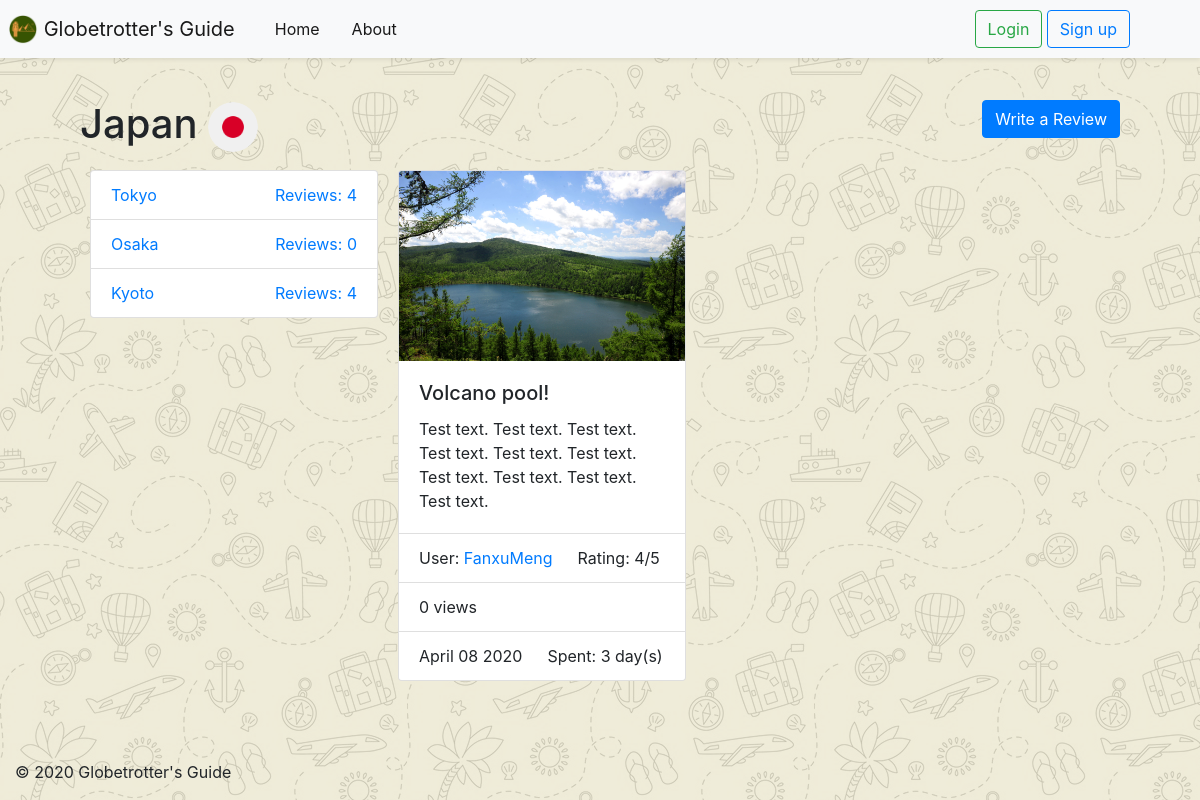
Page /GlobetrottersGuide/asia/japan/ on the committed database.
### GlobetrottersGuide/models.py (models this page shows, shortened)
class Country(models.Model):
    NAME_MAX_LENGTH = 128
    continent = models.ForeignKey(Continent, on_delete=models.CASCADE)
    name = models.CharField(max_length=128, unique=True)
    views = models.IntegerField(default=0)
    likes = models.IntegerField(default=0)
    flag = models.ImageField(upload_to='flags',blank=True)
    slug = models.SlugField(unique=True)
    reviewNum = 0
    class Meta:
        verbose_name_plural = 'Countries'

class City(models.Model):
    NAME_MAX_LENGTH = 128
    country = models.ForeignKey(Country, on_delete=models.CASCADE)
    name = models.CharField(max_length=128, unique=True)
    views = models.IntegerField(default=0)
    likes = models.IntegerField(default=0)
    slug = models.SlugField(unique=True)
    reviewNum = 0
    class Meta:
        verbose_name_plural = 'Cities'

class countryReview(models.Model):
    TEXT_MAX_LENGTH = 2000
    RATING_CHOICES = (
        (1, '1'),
        (2, '2'),
        (3, '3'),
        (4, '4'),
        (5, '5'),
    )
    user = models.ForeignKey(User, on_delete=models.CASCADE)
    belong_country = models.ForeignKey(Country, on_delete=models.CASCADE)
    publish_date = models.DateTimeField('date published')
    views = models.IntegerField(default=0)
    likes = models.IntegerField(default=0)
    timeSpent = models.DurationField(blank=False)
    image = models.ImageField(upload_to='review_images', blank=True)
    title = models.CharField(max_length=128, default='Title')
    text = models.TextField(max_length=2000, blank=False)
    rating = models.IntegerField(choices=RATING_CHOICES)

### GlobetrottersGuide/views.py (the view)
def home_country(request, continent_name_slug, country_name_slug):
    context_dict = {}
    try:
        continent = Continent.objects.get(slug=continent_name_slug)
        country = Country.objects.get(slug=country_name_slug)
        city_list = City.objects.filter(country=country).order_by('-views')[:10]
        review_list = countryReview.objects.filter(belong_country=country).order_by('-publish_date')
        context_dict['continent'] = continent
        context_dict['country'] = country
        context_dict['cities'] = city_list
        context_dict['reviews'] = review_list
    except City.DoesNotExist:
        context_dict['cities'] = None
        context_dict['reviews'] = None
    for city in city_list:
            city.reviewNum = getCityReviewNum(city.slug)
    return render(request, 'GlobetrottersGuide/home_country.html', context=context_dict)

### GlobetrottersGuide/views.py (called while the page is built)
def getCityReviewNum(city_slug):
    count = 0
    for review in cityReview.objects.all():
        if review.belong_city.slug == city_slug:
            count+=1
    return count

### templates/GlobetrottersGuide/home_country.html
<!DOCTYPE html>
{% extends 'GlobetrottersGuide/base.html' %}
{% load staticfiles %}
{% load gtg_template_tags %}
{%block title_block %}
    <div class="row">
        <div class="col">
        <h1>{{ country.name }}
            {% with 'flags/'|add:country.slug|add:'.png' as img %}
            <img class="rounded-circle" src="{% static img %}" style="width:50px;height:50px;" alt=""/>
            {% endwith %}
        </h1>
        </div>
        <div class="col">
            <a role="button" class="btn btn-primary" href="{% url 'GlobetrottersGuide:ReviewCountry' continent_name_slug=continent.slug country_name_slug=country.slug %}" style="float:right">Write a Review</a>
        </div>
    </div>
{% endblock %}
{% block body_block %}
    <ul class="list-group" style="margin:10px;width:18rem;float:left;">
        {% if cities %}
            {% for city in cities %}
            <li class="list-group-item">
                <a href="{% url 'GlobetrottersGuide:city' continent.slug country.slug city.slug %}">{{ city.name }}<span style="float:right">Reviews: {{ city.reviewNum }}</span>
                </a>
            </li>
            {% endfor %}
        {% else %}
            <li class="list-group-item">There is no city in database.</li>
        {% endif %}
    </ul>
    {% if reviews %}
    {% for review in reviews %}
        <div class="card" style="width: 18rem;margin:10px;float:left;">
            {% if review.image %}
            <img src="{{ review.image.url }}" class="card-img-top" alt="No Image">
            {% endif %}
            <div class="card-body">
                <h5 class="card-title">{{ review.title }}</h5>
                <p class="card-text">{{ review.text }}</p>
            </div>
            <ul class="list-group list-group-flush">
                <li class="list-group-item">
                    User:
                    <a href="{% url 'GlobetrottersGuide:UserProfile' review.user.username %}">{{ review.user.username }}</a>
                    &emsp; Rating: {{ review.rating }}/5
                </li>
                <li class="list-group-item">{{ review.views }} views</li>
                <li class="list-group-item">{{ review.publish_date | date:"F d Y" }} &emsp; Spent: {{ review.timeSpent.days }} day(s)</li>
            </ul>
        </div>
    {% endfor %}
    {% else %}
        <p style="float:left;margin:10px"><h2>No one has reviewed this country yet.</h2></p>
    {% endif %}
{% endblock %}

### static/css/base-style.css (style rules this page uses)
body { background-image: url("background-bwy.png"); background-color: #cccccc; }

### rows in the picture
Country: name "Japan"
City: name "Tokyo", reviewNum "4"
City: name "Osaka", reviewNum "0"
City: name "Kyoto", reviewNum "4"
countryReview: image (picture), title "Volcano pool!", text "Test text. Test text. Test text. Test text. Test text. Test text. Test text. Test text. Test text. Test text.", user.username "FanxuMeng", rating "4", views "0", publish_date "April 08 2020", timeSpent.days "3"
